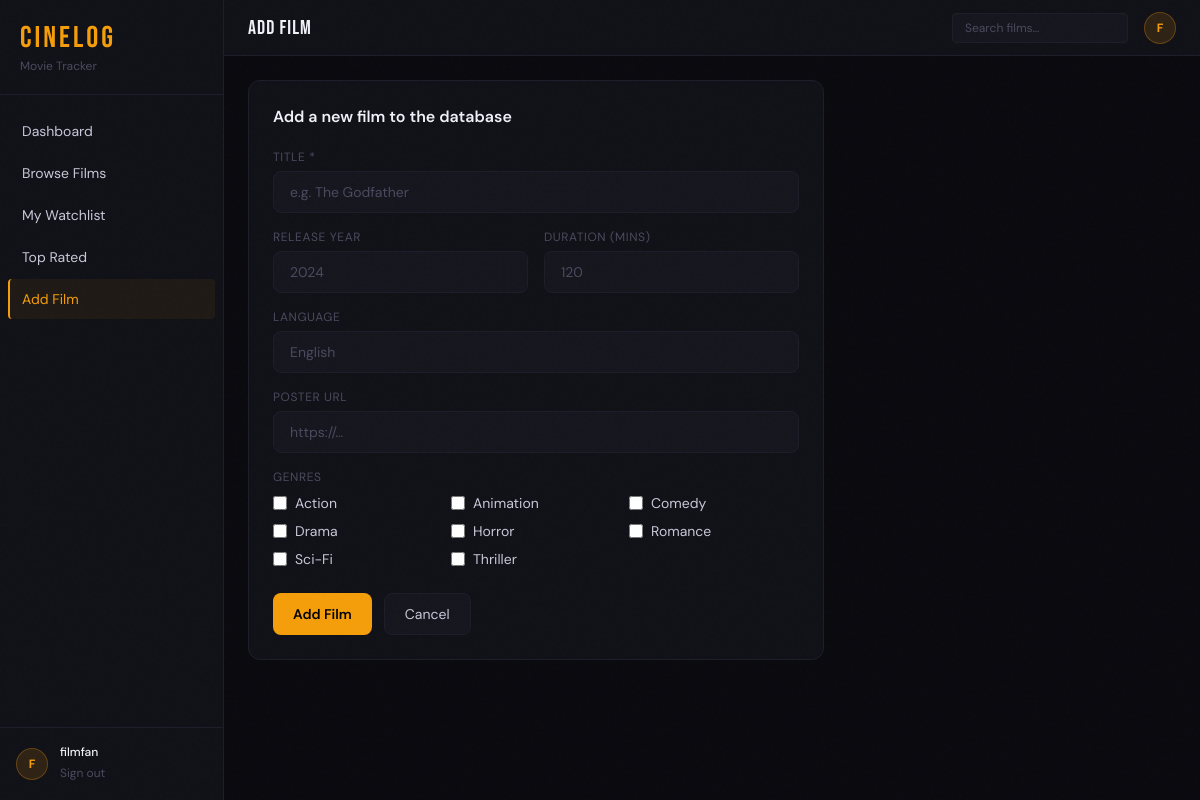
The page /add_movie.php (signed in) on the database its author committed.
### tables this page shows
CREATE TABLE Genres (
    genre_id    INT AUTO_INCREMENT PRIMARY KEY,
    genre_name  VARCHAR(50) NOT NULL UNIQUE
);

### includes/db.php (called while the page is built, shortened)
<?php
function db_connect()
{
    static $conn = null;
    if ($conn === null) {
        $conn = new mysqli(DB_HOST, DB_USER, DB_PASS, DB_NAME);
        $conn->set_charset('utf8mb4');
    }
    return $conn;
}
function db_prepare(string $sql, array $params = [])
{
    $conn = db_connect();
    $stmt = $conn->prepare($sql);
    return $stmt;
}
function db_fetch_all(string $sql, array $params = []): array
{
    $stmt = db_prepare($sql, $params);
    $stmt->execute();
    $result = $stmt->get_result();
    $rows = $result->fetch_all(MYSQLI_ASSOC);
    return $rows ?: [];
}

### add_movie.php (the view, shortened to what this page needs)
<?php
$genres = db_fetch_all('SELECT * FROM Genres ORDER BY genre_name');
include __DIR__ . '/partials/header.php';
?>
<div class="max-w-xl">
  <div class="bg-[#111118] border border-[#1e1e2a] rounded-xl p-6">
    <h2 class="text-[#f0f0f8] font-semibold mb-5">Add a new film to the database</h2>
    <form method="post" class="space-y-4">
      <div>
        <label class="block text-xs text-[#4a4a5e] uppercase tracking-wider mb-1.5">Title *</label>
        <input name="title" type="text" required class="w-full bg-[#16161f] border border-[#1e1e2a] rounded-lg px-4 py-2.5 text-sm text-[#c8c8d8] placeholder-[#4a4a5e] focus:outline-none focus:border-[#f59e0b66] transition-colors" placeholder="e.g. The Godfather" />
      </div>
      <div class="grid grid-cols-2 gap-4">
        <div>
          <label class="block text-xs text-[#4a4a5e] uppercase tracking-wider mb-1.5">Release Year</label>
          <input name="release_year" type="number" min="1888" max="2030" class="w-full bg-[#16161f] border border-[#1e1e2a] rounded-lg px-4 py-2.5 text-sm text-[#c8c8d8] placeholder-[#4a4a5e] focus:outline-none focus:border-[#f59e0b66] transition-colors" placeholder="2024" />
        </div>
        <div>
          <label class="block text-xs text-[#4a4a5e] uppercase tracking-wider mb-1.5">Duration (mins)</label>
          <input name="duration_mins" type="number" min="1" class="w-full bg-[#16161f] border border-[#1e1e2a] rounded-lg px-4 py-2.5 text-sm text-[#c8c8d8] placeholder-[#4a4a5e] focus:outline-none focus:border-[#f59e0b66] transition-colors" placeholder="120" />
        </div>
      </div>
      <div>
        <label class="block text-xs text-[#4a4a5e] uppercase tracking-wider mb-1.5">Language</label>
        <input name="language" type="text" class="w-full bg-[#16161f] border border-[#1e1e2a] rounded-lg px-4 py-2.5 text-sm text-[#c8c8d8] placeholder-[#4a4a5e] focus:outline-none focus:border-[#f59e0b66] transition-colors" placeholder="English" />
      </div>
      <div>
        <label class="block text-xs text-[#4a4a5e] uppercase tracking-wider mb-1.5">Poster URL</label>
        <input name="poster_url" type="url" class="w-full bg-[#16161f] border border-[#1e1e2a] rounded-lg px-4 py-2.5 text-sm text-[#c8c8d8] placeholder-[#4a4a5e] focus:outline-none focus:border-[#f59e0b66] transition-colors" placeholder="https://…" />
      </div>
      <div>
        <label class="block text-xs text-[#4a4a5e] uppercase tracking-wider mb-2">Genres</label>
        <div class="grid grid-cols-3 gap-2">
          <?php foreach ($genres as $g): ?>
            <label class="flex items-center gap-2 cursor-pointer group">
              <input type="checkbox" name="genres[]" value="<?= $g['genre_id'] ?>" class="w-3.5 h-3.5 accent-[#f59e0b]" />
              <span class="text-sm text-[#c8c8d8] group-hover:text-[#f0f0f8] transition-colors"><?= htmlspecialchars($g['genre_name']) ?></span>
            </label>
          <?php endforeach; ?>
        </div>
      </div>
      <div class="flex gap-3 pt-2">
        <button type="submit" class="bg-[#f59e0b] hover:bg-[#d97706] text-black font-semibold px-5 py-2.5 rounded-lg text-sm transition-colors">Add Film</button>
        <a href="movies.php" class="bg-[#16161f] border border-[#1e1e2a] text-[#c8c8d8] hover:text-[#f0f0f8] px-5 py-2.5 rounded-lg text-sm transition-colors">Cancel</a>
      </div>
    </form>
  </div>
</div>
<?php include __DIR__ . '/partials/footer.php'; ?>

### partials/header.php (style rules this page uses)
body { font-family: 'DM Sans', sans-serif; }
.film-grain::before { content:''; position:fixed; inset:0; pointer-events:none; z-index:999; opacity: 0.4; }

### rows shown on the page
genres: genre_name "Action"
genres: genre_name "Animation"
genres: genre_name "Comedy"
genres: genre_name "Drama"
genres: genre_name "Horror"
genres: genre_name "Romance"
genres: genre_name "Sci-Fi"
genres: genre_name "Thriller"

### other values the page prints
$link['label'] "Dashboard"
$link['label'] "Browse Films"
$link['label'] "My Watchlist"
$link['label'] "Top Rated"
$link['label'] "Add Film"
substr($user['username'] ?? 'U', 0, 1) "F"
$user['username'] "filmfan"
$pageHeading "Add Film"
